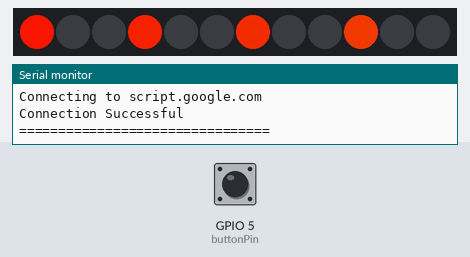
Recording of a program running on a simulated ESP8266 (NodeMCU). On the bench: 12 RGB LEDs in strip order, left to right, the last lines printed to the serial monitor. The test bench sets the inputs (shaded band); at power-on: GPIO 5 (buttonPin) HIGH. WiFi joins after 1.5 s; servers stay silent unless stated. At 6.0 s the program puts the board to deep sleep or switches it off; the recording ends there.

Above: at 2.97 s.
3.0 s: GPIO 5 (buttonPin) pulled LOW for 0.15 s
At 3.4 s:
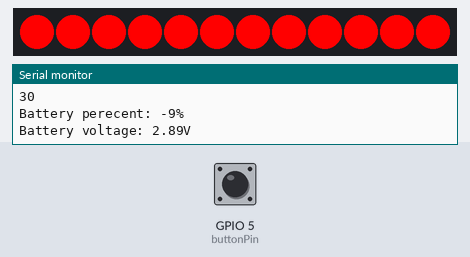
At 3.8 s:
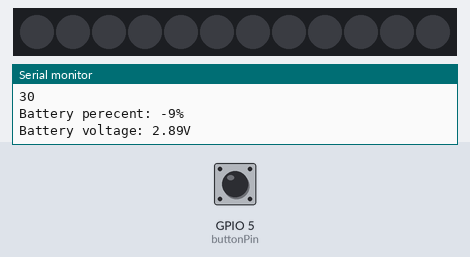
Timing chart, 0 to 6.0 s (numbered marks = the images above; inputs shaded):
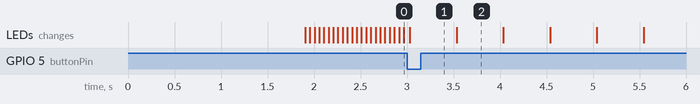

The program:

main.cpp
```cpp
#include <dummy.h>

#include <ESP8266WiFi.h>
#include "HTTPSRedirect.h"
#include <Adafruit_NeoPixel.h>
#ifdef __AVR__
  #include <avr/power.h>
#endif

#define PIN 4
Adafruit_NeoPixel strip = Adafruit_NeoPixel(12, PIN, NEO_GRB + NEO_KHZ800);

//--------------Wifi Variables--------------//
 const char* ssid = ""; // input network ssid/name
 const char* password = ""; // input network password

//--------------Client Variables--------------//
const int httpsPort = 443;
const char* host = "script.google.com";
const char* googleRedirHost = "script.googleusercontent.com";
const char* GScriptId = ""; // input google script id
String url = String("/macros/s/") + GScriptId + "/exec";

//--------------Other Variables--------------//
boolean payloadFlag = 0;           // determines whether payload contains event time or current time
const byte buttonPin = 5;          // digital pin #5 - button pin
int pushButton;                    // variable to store pushButton state
int diagnostics = 0;               // runs certain LED functions (e.g. wifi connected, batt level)

//--------------LED Variables--------------//
uint32_t red = strip.Color(255,0,0);
uint32_t green = strip.Color(0,255,0);
uint32_t blue = strip.Color(0,0,255);
uint32_t white = strip.Color(255,255,255);
uint32_t yellow = strip.Color(255,255,0);
uint32_t orange = strip.Color(255,128,0);
uint32_t off = strip.Color(0,0,0);


//--------------Function Prototypes--------------//
int payloadConvert(String);
uint32_t Wheel(byte);
void batteryLED(int battPercent);
void cycleLED(uint32_t, int);
void flashLED(uint32_t, int);
void eventLED(uint8_t);
void batteryLevel();
void ledOff();


void setup() {
  Serial.begin(115200);
  pinMode(buttonPin, INPUT_PULLUP); // pull-up resistor, button reads HIGH when open, LOW when pressed
  strip.begin();
  strip.show(); // Initialize all pixels to 'off'

  Serial.println("");
  Serial.print("Connecting to wifi: ");
  Serial.println(ssid);
  Serial.flush();

  // if button held after start up, diagnostic features enabled
  pushButton = digitalRead(buttonPin);
  if (pushButton == LOW) {
      diagnostics = 1;
  }

  WiFi.begin(ssid, password);

  while (WiFi.status() != WL_CONNECTED) {
    delay(500);
    if (diagnostics == 1) {
      cycleLED(white, 1);
      pushButton = digitalRead(buttonPin);
      // stop displaying LED if button pressed
      if (pushButton == LOW) {
        ledOff();
        break;
      }
    }
  }

  Serial.println("WiFi connected");
  Serial.print("IP address: ");
  Serial.println(WiFi.localIP());

  HTTPSRedirect client(httpsPort);
  Serial.print("Connecting to ");
  Serial.println(host);

  bool flag = false;
  for (int i=0; i<5; i++){
    int retval = client.connect(host, httpsPort);
    if (retval == 1) {
      flag = true;
      Serial.println("Connection Successful");
      i = 5;
      if (diagnostics == 1) {
         cycleLED(green, 1);
       }
    }
    else if (retval == 0) {
      Serial.println("Connection failed. Retrying...");
      if (diagnostics == 1) {
         cycleLED(blue, 1);
      }
    }
  }

  Serial.flush();
  if (!flag){
    Serial.print("Could not connect to server: ");
    Serial.println(host);
    Serial.println("Exiting...");
    cycleLED(red, 1);
    return;
  }
  Serial.println("================================");
}


void loop() {
  int multiplier = 30; // how many minutes to sleep for
  unsigned long napTime = 60000000; // default is 60 seconds

  HTTPSRedirect client(httpsPort);
  if (!client.connected()) {
      client.connect(host, httpsPort);
  }

  String payload = client.getData(url, host, googleRedirHost);
  int eventUnix = payloadConvert(payload);
  int currentUnix = payloadConvert(payload);
  // how many minutes before next event
  int timeDiff = (eventUnix - currentUnix)/60;

  // if event in less than 10min run eventLED
  if (timeDiff < 10) {
      eventLED(50);
  }

  // if event in less than 30min, sleep for timeDiff-9min (e.g. 13-9 = 4min)
  if (timeDiff < 30) {
      multiplier = timeDiff-9;

      // if event in less than 10min, wake up in time for 1min alert
      if (multiplier <= 0) {
          multiplier = timeDiff-1;

          // if event in less than 1min, sleep for 30min (prevents negative values)
          if (multiplier <= 0) {
              multiplier = 30;
          }
      }
  }
  Serial.println(eventUnix);
  Serial.println(currentUnix);
  Serial.println(timeDiff);
  Serial.println(multiplier);

  // check battery level
  batteryLevel();
  // sleep for 30min unless otherwise specified
  ESP.deepSleep(napTime*multiplier, WAKE_RF_DEFAULT);
}


int payloadConvert(String payload){
  // payload example "a60|1482186600;1482131233|0d"
  int unixTime;

  // get index of first | symbol and then remove everything before it
  int prefix = payload.indexOf('|');
  payload.remove(0, prefix+1);
  // get index of last | symbol and then remove everything after it
  int suffix = payload.indexOf('|');
  payload.remove(suffix, 3);

  // payload example "1482186600;1482131233"

  String eventUnix = payload;
  String currentUnix = payload;

  int SemiColon = eventUnix.indexOf(';'); // gets index of semicolon separator
  eventUnix.remove(SemiColon, 15); // removes currentUnix from string
  currentUnix.remove(0, SemiColon+1); // removes eventUnix from string

 if (payloadFlag == 0) {
    unixTime = eventUnix.toInt();
 }
 if (payloadFlag == 1) {
    unixTime = currentUnix.toInt();
 }
 // same function run for both times, controlled by flag
 payloadFlag = !payloadFlag;

 return(unixTime);
}


void eventLED(uint8_t wait) {
  int ledFlag = 0;

  for (int j=0; j < 256; j++) {     // cycle all 256 colors in the wheel
     if (ledFlag == 1) {
        ledOff();
        break;
     }
     for (int q=0; q < 3; q++) {   // repeat three times
        if (ledFlag == 1) {
          ledOff();
          break;
        }
        for (uint16_t i=0; i < strip.numPixels(); i=i+3) {
          strip.setPixelColor(i+q, Wheel( (i+j) % 255));    //turn every third pixel on
          pushButton = digitalRead(buttonPin);
          if (pushButton == LOW) {
            ledFlag = 1;
            ledOff();
            break;
          }
        }
        strip.show();
        delay(wait);
        for (uint16_t i=0; i < strip.numPixels(); i=i+3) {
          strip.setPixelColor(i+q, 0);        //turn every third pixel off
          pushButton = digitalRead(buttonPin);
          if (pushButton == LOW) {
            ledFlag = 1;
            ledOff();
            break;
          }
        }
     }
  }
}


void cycleLED(uint32_t colour, int x) {
  for (int q = 0; q < x; q++) { // how many cycles
    for (int y = 0; y < strip.numPixels(); y++) { // turn on LED, turn off LED, move to the next
      strip.setPixelColor(y, colour);
      strip.show();
      delay(100);
      strip.setPixelColor(y, off);
      strip.show();
    }
  }
}


void flashLED(uint32_t colour, int x) {
  for (int q = 0; q < x; q++) { // how many flashes
    for (int y = 0; y < strip.numPixels(); y++) { // turn on all LEDs then turn off
      strip.setPixelColor(y, colour);
    }
    strip.show();
    delay(500);
    ledOff();
    delay(500);
  }
}


void batteryLED(int battPercent) {
  // displays current battery level by lighting
  // the number of LEDS according to (battPercent/(100/13))
  // LED ring has 13 positions (incl off)
  battPercent = map(battPercent, 0, 100, 0, 12);
  for (int y = 0; y < battPercent; y++) {
    strip.setPixelColor(y, orange);
    strip.show();
    delay(100);
  }
  delay(5000);
  ledOff();
}


void ledOff() {
  for (int i=0; i < strip.numPixels(); i++) {
      strip.setPixelColor(i, off);
      strip.show();
  }
}


void batteryLevel() {

  // 654 ADC = 3.69V = 177.23 ADC per V
  // 1024 ADC = 5.78V
  // Max 4.2v = 744 ADC
  // Min 3.0v = 531 ADC
  // Max-Min = 1.2, 1.2/100 = 0.012
  // 0.012V per battPercent

  int battLevel = analogRead(A0);
  int battPercent = map(battLevel, 531, 744, 0, 100);
  float battVoltage = (3.00 + (battPercent*0.012));

  Serial.print("Battery perecent: "); Serial.print(battPercent); Serial.println("%");
  Serial.print("Battery voltage: "); Serial.print(battVoltage); Serial.println("V");

  if (battVoltage < 3.30) {
    flashLED(red, 3);
  }
  if (battVoltage >= 4.19) {
    flashLED(green, 3);
  }
  if (diagnostics == 1) {
    batteryLED(battPercent);
  }
}


uint32_t Wheel(byte WheelPos) {
  WheelPos = 255 - WheelPos;
  if (WheelPos < 85) {
    return strip.Color(255 - WheelPos * 3, 0, WheelPos * 3);
  }
  if (WheelPos < 170) {
    WheelPos -= 85;
    return strip.Color(0, WheelPos * 3, 255 - WheelPos * 3);
  }
  WheelPos -= 170;
  return strip.Color(WheelPos * 3, 255 - WheelPos * 3, 0);
}
```

Measured:
- after the input at 3.0 s, the LEDs: change at once (image 1)
- what the display in image 2 shows lasts 0.5 s, from 3.5 s to 4.0 s
